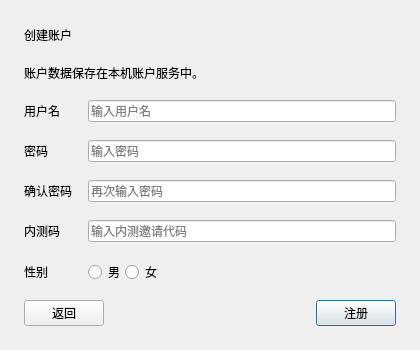
<?xml version='1.0' encoding='utf-8'?>
<ui version="4.0">
 <class>SignUp</class>
 <widget class="QDialog" name="SignUp">
  <property name="geometry">
   <rect>
    <x>0</x>
    <y>0</y>
    <width>420</width>
    <height>350</height>
   </rect>
  </property>
  <property name="windowTitle">
   <string>注册</string>
  </property>
  <layout class="QVBoxLayout" name="rootLayout">
   <property name="leftMargin">
    <number>24</number>
   </property>
   <property name="topMargin">
    <number>24</number>
   </property>
   <property name="rightMargin">
    <number>24</number>
   </property>
   <property name="bottomMargin">
    <number>24</number>
   </property>
   <property name="spacing">
    <number>16</number>
   </property>
   <item>
    <widget class="QLabel" name="label_3">
     <property name="text">
      <string>创建账户</string>
     </property>
     <property name="role" stdset="0">
      <string>heading</string>
     </property>
    </widget>
   </item>
   <item>
    <widget class="QLabel" name="label_AccountHint">
     <property name="text">
      <string>账户数据保存在本机账户服务中。</string>
     </property>
     <property name="role" stdset="0">
      <string>subtitle</string>
     </property>
    </widget>
   </item>
   <item>
    <layout class="QFormLayout" name="accountForm">
     <property name="horizontalSpacing">
      <number>16</number>
     </property>
     <property name="verticalSpacing">
      <number>18</number>
     </property>
     <item row="0" column="0">
      <widget class="QLabel" name="label">
       <property name="text">
        <string>用户名</string>
       </property>
      </widget>
     </item>
     <item row="0" column="1">
      <widget class="QLineEdit" name="lineEdit_Id">
       <property name="placeholderText">
        <string>输入用户名</string>
       </property>
      </widget>
     </item>
     <item row="1" column="0">
      <widget class="QLabel" name="label_2">
       <property name="text">
        <string>密码</string>
       </property>
      </widget>
     </item>
     <item row="1" column="1">
      <widget class="QLineEdit" name="lineEdit_Password">
       <property name="placeholderText">
        <string>输入密码</string>
       </property>
       <property name="echoMode">
        <enum>QLineEdit::Password</enum>
       </property>
      </widget>
     </item>
     <item row="2" column="0">
      <widget class="QLabel" name="label_ConfirmPassword">
       <property name="text"><string>确认密码</string></property>
      </widget>
     </item>
     <item row="2" column="1">
      <widget class="QLineEdit" name="lineEdit_ConfirmPassword">
       <property name="placeholderText"><string>再次输入密码</string></property>
       <property name="echoMode"><enum>QLineEdit::Password</enum></property>
      </widget>
     </item>
     <item row="3" column="0">
      <widget class="QLabel" name="label_InviteCode">
       <property name="text"><string>内测码</string></property>
      </widget>
     </item>
     <item row="3" column="1">
      <widget class="QLineEdit" name="lineEdit_InviteCode">
       <property name="placeholderText"><string>输入内测邀请代码</string></property>
      </widget>
     </item>
     <item row="4" column="0">
      <widget class="QLabel" name="label_4">
       <property name="text">
        <string>性别</string>
       </property>
      </widget>
     </item>
     <item row="4" column="1">
      <layout class="QHBoxLayout" name="genderLayout">
       <item>
        <widget class="QRadioButton" name="radioButton_man">
         <property name="text">
          <string>男</string>
         </property>
        </widget>
       </item>
       <item>
        <widget class="QRadioButton" name="radioButton_woman">
         <property name="text">
          <string>女</string>
         </property>
        </widget>
       </item>
       <item>
        <spacer name="genderSpacer">
         <property name="orientation">
          <enum>Qt::Horizontal</enum>
         </property>
         <property name="sizeHint" stdset="0">
          <size>
           <width>40</width>
           <height>20</height>
          </size>
         </property>
        </spacer>
       </item>
      </layout>
     </item>
    </layout>
   </item>
   <item>
    <layout class="QHBoxLayout" name="footerLayout">
     <item>
      <widget class="QPushButton" name="pushButton_Back">
       <property name="text">
        <string>返回</string>
       </property>
      </widget>
     </item>
     <item>
      <spacer name="footerSpacer">
       <property name="orientation">
        <enum>Qt::Horizontal</enum>
       </property>
       <property name="sizeHint" stdset="0">
        <size>
         <width>40</width>
         <height>20</height>
        </size>
       </property>
      </spacer>
     </item>
     <item>
      <widget class="QPushButton" name="pushButton_SignUp">
       <property name="text">
        <string>注册</string>
       </property>
       <property name="role" stdset="0">
        <string>primary</string>
       </property>
       <property name="default">
        <bool>true</bool>
       </property>
      </widget>
     </item>
    </layout>
   </item>
  </layout>
 </widget>
 <resources />
 <connections />
</ui>
